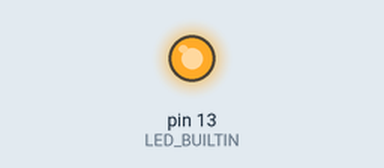
Recording of a sketch running on a simulated Arduino Uno, built with avr-gcc and run on an emulated ATmega328P. On the bench: output pins drawn as LEDs (lit = HIGH). Sleep ends after the set time or at an interrupt.

Above: at 0.5 s.
At 5.5 s:
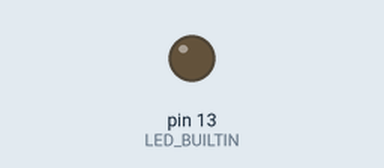
Timing chart, 0 to 16.1 s (numbered marks = the images above):
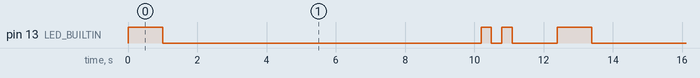

Measured:
- by itself, pin 13 (LED_BUILTIN): repeats every 12.4 s: LOW 9.2 s, HIGH 0.30 s, LOW 0.30 s, HIGH 0.30 s, LOW 1.3 s, HIGH 1.0 s
- by itself, everything shown: repeats every 12.4 s, in 6 steps

The sketch:

LowPowerSleep.ino
```cpp
/**
 * Low Power Mode Sleep Test
 *
 * Sketch to measure current consumption in various operating modes.
 *
 * Compare Low Power Libary ( https://github.com/rocketscream/Low-Power )
 * with manual sleep WDT interrupt wake
 *
 * Multimeter current readings are influenced by
 *  - power source 2x 3.7v Li-ion batteries in parrallel with a 5v Boost Converter
 *  - (Boost converter appears to draw current even when Arduino is sleeping)
 *  - 433mhz RF Receiver attached to Arduino
 *
 */


//#include "LowPower.h"
#include <avr/sleep.h>
#include <avr/power.h>
#include <avr/wdt.h>


// watchdog interrupt
ISR (WDT_vect)
{
  wdt_disable(); // disable watchdog
}

void goToSleep ()
{
  // disable ADC
  ADCSRA = 0;

  power_all_disable();

  // clear various "reset" flags
  MCUSR = 0;
  // allow changes, disable reset
  WDTCSR = bit (WDCE) | bit (WDE);
  // set interrupt mode and an interval
  WDTCSR = bit (WDIE) | bit (WDP3) | bit (WDP0); // set WDIE, and 8 seconds delay
  wdt_reset(); // reset the watchdog
  set_sleep_mode (SLEEP_MODE_PWR_DOWN);
  noInterrupts (); // timed sequence follows
  sleep_enable();
  // turn off brown‐out enable in software
  MCUCR = bit (BODS) | bit (BODSE);
  MCUCR = bit (BODS);
  interrupts (); // guarantees next instruction executed
  sleep_cpu ();
  // cancel sleep as a precaution
  sleep_disable();

  power_all_enable();

}

void setup() {
  pinMode(LED_BUILTIN, OUTPUT);
}

void loop() {

  digitalWrite(LED_BUILTIN, HIGH);   // turn the LED on (HIGH is the voltage level)
  delay(1000);                       // wait for a second
  digitalWrite(LED_BUILTIN, LOW);    // turn the LED off by making the voltage LOW
  delay(1000);                       // wait for a second

  // Normal Current Consumption (including an 433mhz RF receiver) ~80 mA

  // powerDown Result ~ 55mA
  //LowPower.powerDown(SLEEP_8S, ADC_OFF, BOD_OFF);

  // idle Result ~ 65mA
  //LowPower.idle(SLEEP_8S, ADC_OFF, TIMER2_OFF, TIMER1_OFF, TIMER0_OFF, SPI_OFF, USART0_OFF, TWI_OFF);

  // Manual Result ~ 55mA
  goToSleep();

  digitalWrite(LED_BUILTIN, HIGH);   // turn the LED on (HIGH is the voltage level)
  delay(300);                       // wait for a second
  digitalWrite(LED_BUILTIN, LOW);    // turn the LED off by making the voltage LOW
  delay(300);                       // wait for a second
  digitalWrite(LED_BUILTIN, HIGH);   // turn the LED on (HIGH is the voltage level)
  delay(300);                       // wait for a second
  digitalWrite(LED_BUILTIN, LOW);    // turn the LED off by making the voltage LOW
  delay(300);                       // wait for a second

  delay(1000);                       // wait for a second

}
```
